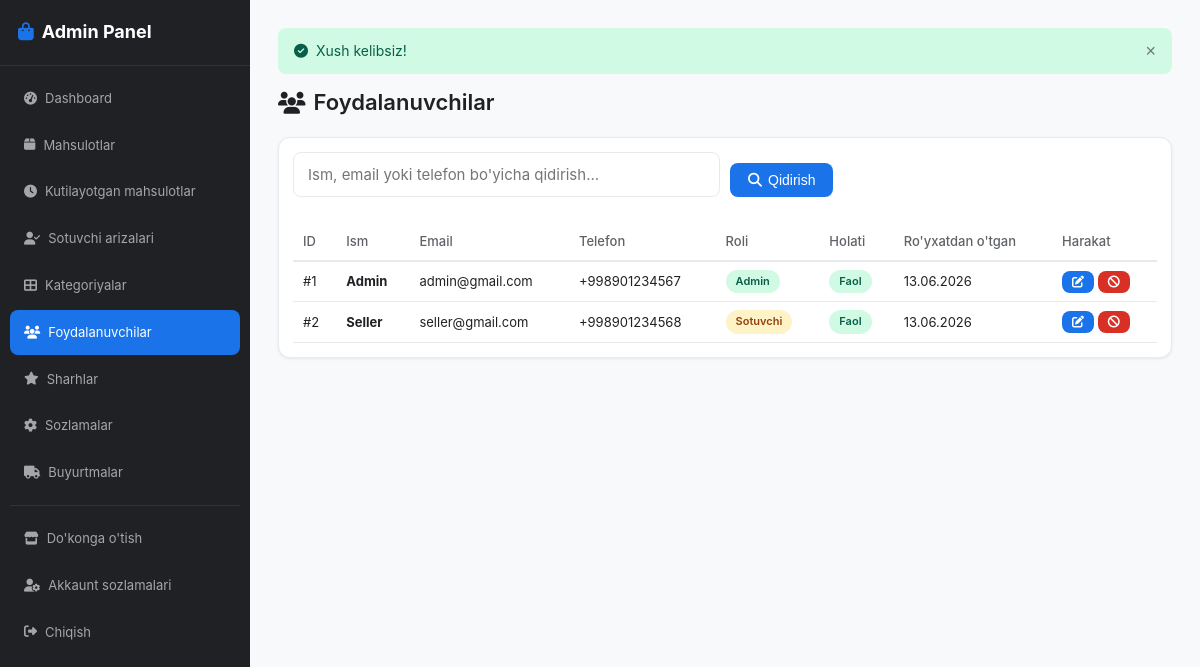
The page /admin/users.php (signed in) on the database its author committed.
### tables this page shows
CREATE TABLE users (
    id INT AUTO_INCREMENT PRIMARY KEY,
    full_name VARCHAR(150) NOT NULL,
    email VARCHAR(150) UNIQUE NOT NULL,
    phone VARCHAR(20) NOT NULL,
    password VARCHAR(255) NOT NULL,
    role ENUM('user','seller','admin') DEFAULT 'user',
    status ENUM('active','banned') DEFAULT 'active',
    created_at TIMESTAMP DEFAULT CURRENT_TIMESTAMP
);

### app/core/Database.php (called while the page is built, shortened)
<?php
class Database
{
    private static ?Database $instance = null;
    private mysqli $connection;
    private function __construct()
    {
        $xamppSocket = '/opt/lampp/var/mysql/mysql.sock';
        $connection = null;
        try {
            $connection = new mysqli(DB_HOST, DB_USER, DB_PASS, DB_NAME);
        } catch (Exception $e) {
            if (file_exists($xamppSocket)) {
                $connection = new mysqli(DB_HOST, DB_USER, DB_PASS, DB_NAME, 3306, $xamppSocket);
            }
        }
        $this->connection = $connection;
        $this->connection->set_charset('utf8mb4');
    }
    public static function getInstance(): Database
    {
        if (self::$instance === null) {
            self::$instance = new self();
        }
        return self::$instance;
    }
    public function query(string $sql, array $params = [], string $types = ''): mysqli_stmt|false
    {
        $stmt = $this->connection->prepare($sql);
        if (!empty($params)) {
            $stmt->bind_param($types, ...$params);
        }
        $stmt->execute();
        return $stmt;
    }
    public function fetchAll(string $sql, array $params = [], string $types = ''): array
    {
        $stmt = $this->query($sql, $params, $types);
        $result = $stmt->get_result();
        return $result->fetch_all(MYSQLI_ASSOC);
    }
}

### app/models/User.php (called while the page is built, shortened)
<?php
class User
{
    private Database $db;
    public function __construct()
    {
        $this->db = Database::getInstance();
    }
    public function getAll(): array
    {
        return $this->db->fetchAll(
            "SELECT id, full_name, email, phone, role, created_at, status
             FROM users ORDER BY created_at DESC"
        );
    }
}

### admin/users.php (the view, shortened to what this page needs)
<?php
$userModel = new User();
$search = $_GET['search'] ?? '';
$users = $userModel->getAll();
require_once __DIR__ . '/../includes/admin_header.php';
?>
<div class="admin-header">
    <h1><i class="fas fa-users"></i> Foydalanuvchilar</h1>
</div>
<div class="admin-card">
    <form method="GET" style="margin-bottom:16px">
        <div class="form-row">
            <div class="form-group" style="flex:1">
                <input type="text" name="search" class="form-control" placeholder="Ism, email yoki telefon bo'yicha qidirish..." value="<?= htmlspecialchars($search) ?>">
            </div>
            <div class="form-group" style="display:flex;align-items:flex-end;">
                <button type="submit" class="btn btn-primary"><i class="fas fa-search"></i> Qidirish</button>
            </div>
        </div>
    </form>
    <div class="table-responsive">
        <table class="admin-table">
            <thead>
                <tr>
                    <th>ID</th>
                    <th>Ism</th>
                    <th>Email</th>
                    <th>Telefon</th>
                    <th>Roli</th>
                    <th>Holati</th>
                    <th>Ro'yxatdan o'tgan</th>
                    <th>Harakat</th>
                </tr>
            </thead>
            <tbody>
                <?php foreach ($users as $u): ?>
                    <tr>
                        <td>#<?= $u['id'] ?></td>
                        <td><strong><?= htmlspecialchars($u['full_name']) ?></strong></td>
                        <td><?= htmlspecialchars($u['email']) ?></td>
                        <td><?= htmlspecialchars($u['phone']) ?></td>
                        <td>
                            <span class="status-badge <?= $u['role'] == 'admin' ? 'status-active' : ($u['role'] == 'seller' ? 'status-pending' : '') ?>">
                                <?= $u['role'] == 'admin' ? 'Admin' : ($u['role'] == 'seller' ? 'Sotuvchi' : 'Foydalanuvchi') ?>
                            </span>
                        </td>
                        <td>
                            <span class="status-badge <?= ($u['status'] ?? 'active') == 'banned' ? 'status-expired' : 'status-active' ?>">
                                <?= ($u['status'] ?? 'active') == 'banned' ? 'Bloklangan' : 'Faol' ?>
                            </span>
                        </td>
                        <td><?= date('d.m.Y', strtotime($u['created_at'])) ?></td>
                        <td style="white-space:nowrap">
                            <button class="btn btn-sm btn-primary" onclick="toggleUserEdit(<?= $u['id'] ?>)"><i class="fas fa-edit"></i></button>
                            <form method="POST" style="display:inline">
                                <button type="submit" name="toggle_ban" class="btn btn-sm <?= ($u['status'] ?? 'active') == 'banned' ? 'btn-success' : 'btn-danger' ?>"
                                    onclick="return confirm('Ishonchingiz komilmi?')">
                                    <i class="fas <?= ($u['status'] ?? 'active') == 'banned' ? 'fa-unlock' : 'fa-ban' ?>"></i>
                                </button>
                            </form>
                        </td>
                    </tr>
                <?php endforeach; ?>
            </tbody>
        </table>
    </div>
</div>
<?php require_once __DIR__ . '/../includes/admin_footer.php'; ?>

### links/style/main.css (style rules this page uses)
:root { --primary: #1a73e8; --primary-dark: #1557b0; --primary-light: #e8f0fe; --primary-gradient: linear-gradient(135deg, #1a73e8, #0d47a1); --success: #0f9d58; --danger: #d93025; --warning: #f9ab00; --info: #4285f4; --text: #202124; --text-secondary: #5f6368; --text-muted: #9aa0a6; --border: #e8eaed; --bg: #ffffff; --bg-secondary: #f8f9fa; --bg-card: #ffffff; --shadow-sm: 0 1px 3px rgba(0,0,0,0.08); --shadow: 0 2px 8px rgba(0,0,0,0.1); --shadow-lg: 0 8px 24px rgba(0,0,0,0.12); --radius: 12px; --radius-sm: 8px; --radius-lg: 16px; }
*, *::before, *::after { box-sizing: border-box; margin: 0; padding: 0; }
html { scroll-behavior: smooth; }
body { font-family: -apple-system, BlinkMacSystemFont, 'Segoe UI', Roboto, Oxygen, Ubuntu, sans-serif; background: var(--bg-secondary); color: var(--text); line-height: 1.6; min-height: 100vh; display: flex; flex-direction: column; }
h1, h2, h3, h4 { font-weight: 600; line-height: 1.3; }
h1 { font-size: 28px; }
.btn { display: inline-flex; align-items: center; justify-content: center; gap: 6px; padding: 9px 18px; border-radius: var(--radius-sm); font-size: 14px; font-weight: 500; border: none; cursor: pointer; transition: all 0.2s; text-decoration: none; }
.btn-primary { background: var(--primary); color: #fff; }
.btn-danger { background: var(--danger); color: #fff; }
.btn-sm { padding: 5px 10px; font-size: 12px; }
.form-row { display: grid; grid-template-columns: 1fr 1fr; gap: 10px; }
.form-group { margin-bottom: 10px; }
.form-control { width: 100%; padding: 12px 14px; border: 1.5px solid var(--border); border-radius: var(--radius-sm); font-size: 15px; transition: border-color 0.2s; outline: none; font-family: inherit; }
.status-badge { display: inline-block; padding: 3px 10px; border-radius: 16px; font-size: 11px; font-weight: 600; }
.status-pending { background: #fef3c7; color: #92400e; }
.status-active { background: #d1fae5; color: #065f46; }
.admin-body { display: block; }
.admin-header { display: flex; justify-content: space-between; align-items: center; margin-bottom: 20px; }
.admin-header h1 { font-size: 22px; display: flex; align-items: center; gap: 8px; }
.admin-card { background: var(--bg-card); border-radius: var(--radius); padding: 14px; box-shadow: var(--shadow-sm); margin-bottom: 16px; border: 1px solid var(--border); }
.table-responsive { overflow-x: auto; }
.admin-table { width: 100%; border-collapse: collapse; font-size: 13px; }
.admin-table th { text-align: left; padding: 8px 10px; font-weight: 500; color: var(--text-secondary); border-bottom: 2px solid var(--border); white-space: nowrap; }
.admin-table td { padding: 8px 10px; border-bottom: 1px solid var(--border); vertical-align: middle; }

### rows shown on the page
users: id "1", full_name "Admin", email "admin@gmail.com", phone "+998901234567", role "Admin", status "Faol", created_at "13.06.2026"
users: id "2", full_name "Seller", email "seller@gmail.com", phone "+998901234568", role "Sotuvchi", status "Faol", created_at "13.06.2026"

### other values the page prints
$success "Xush kelibsiz!"
